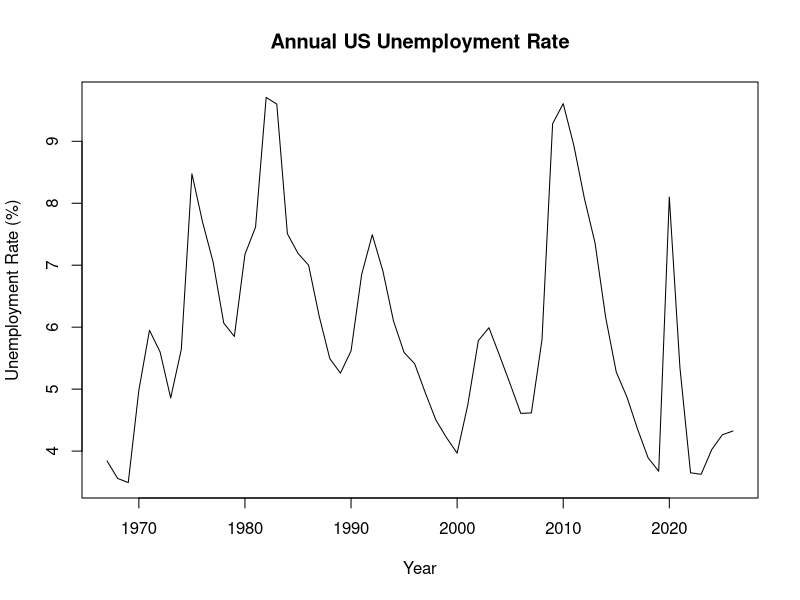
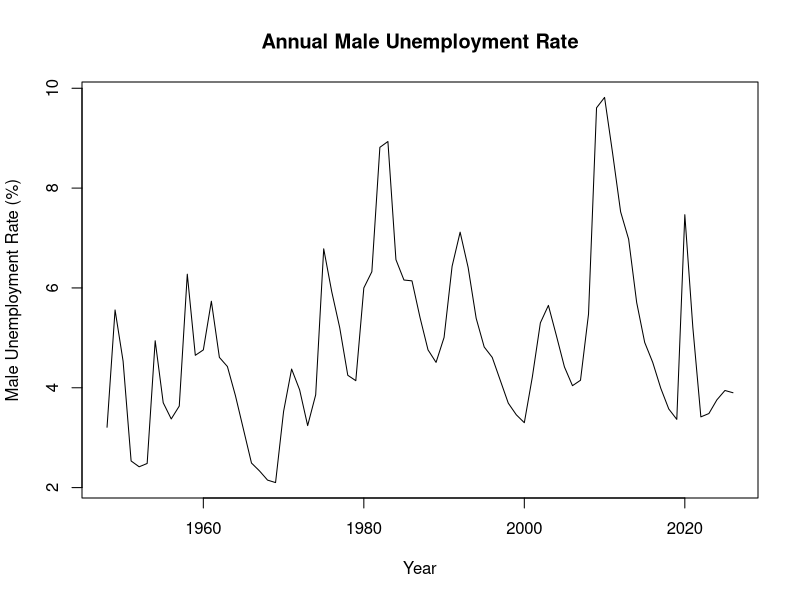

The R source for these figures, in order:
# Cleaning_Unemployment.r

library(readxl)
library(tidyverse)
library(tseries)


# Unemployment Labor Force Statistics from BLS (Seasonally adjusted)
# Source: https://data.bls.gov/dataViewer/view/timeseries/LNS14000000

# Import unemployment data
unemp_raw <- read_excel(
  "Unemployment_BLS.xlsx",
  skip = 17
)

# Rename columns
names(unemp_raw) <- c(
  "YEAR",
  "PERIOD",
  "LABEL",
  "UNEMPRATE"
)

unemp_data <- unemp_raw %>%
  select(YEAR, PERIOD, UNEMPRATE) %>%
  mutate(
    YEAR = as.numeric(YEAR),
    unemp = as.numeric(UNEMPRATE)
  )

# Create annual average unemployment rate
unemp_annual <- unemp_data %>%
  group_by(YEAR) %>%
  summarize(
    unemp = mean(unemp, na.rm = TRUE)
  ) %>%
  ungroup() %>%
  arrange(YEAR)

View(unemp_annual)

# Plot annual unemployment
plot(
  unemp_annual$YEAR,
  unemp_annual$unemp,
  type = "l",
  main = "Annual US Unemployment Rate",
  xlab = "Year",
  ylab = "Unemployment Rate (%)"
)

# Stationarity test
adf.test(na.omit(unemp_annual$unemp))

##############################################
##### Male Unemployment ##############

# Source: BLS Labor Force Statistics from the Current Population Survey

male_unemp_raw <- read_excel(
  "Unemployment_Male_BLS.xlsx",
  skip = 12
)

# Rename columns
names(male_unemp_raw) <- c(
  "YEAR",
  "Jan", "Feb", "Mar", "Apr", "May", "Jun",
  "Jul", "Aug", "Sep", "Oct", "Nov", "Dec"
)

# Convert wide monthly data to long format
male_unemp_long <- male_unemp_raw %>%
  pivot_longer(
    cols = Jan:Dec,
    names_to = "MONTH",
    values_to = "MALE_UNEMPRATE"
  ) %>%
  mutate(
    YEAR = as.numeric(YEAR),
    m_unemp = as.numeric(MALE_UNEMPRATE)
  )

# Create annual average male unemployment rate
male_unemp_annual <- male_unemp_long %>%
  group_by(YEAR) %>%
  summarize(
    m_unemp = mean(m_unemp, na.rm = TRUE)
  ) %>%
  ungroup() %>%
  arrange(YEAR)

View(male_unemp_annual)

# Plot annual male unemployment
plot(
  male_unemp_annual$YEAR,
  male_unemp_annual$m_unemp,
  type = "l",
  main = "Annual Male Unemployment Rate",
  xlab = "Year",
  ylab = "Male Unemployment Rate (%)"
)

# Stationarity test
adf.test(na.omit(male_unemp_annual$m_unemp))
